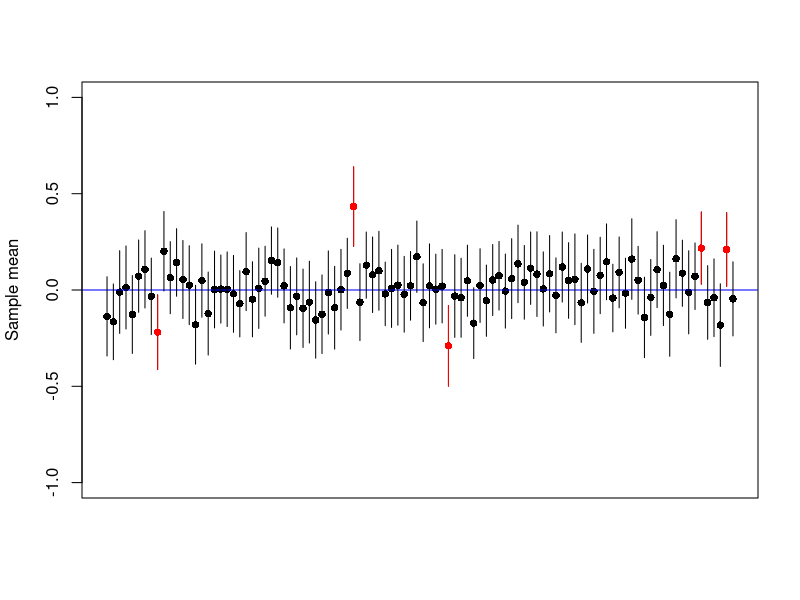

Generate this figure with R:
## ---- chunk 1
# Load packages
library(plotrix)
library(knitr)

# Set seed
set.seed(465458)

# Create empty vectors of length 100 for every statistic
mean_samp <- rep(0,100)
sd_samp <- rep(0,100)
## ---- chunk 2
# Draw 100 samples of 100 values
for(i in 1:100){
  samp <- rnorm(100)
  mean_samp[i] <- mean(samp) # Calculate mean of sample
  sd_samp[i] <- sd(samp) # Calculate standard deviation of sample
}
## ---- chunk 3
abs_bias <- abs(mean_samp) # Absolute bias
SE <- sd_samp/sqrt(100) # Standard error
low_conf <- mean_samp - 1.96*SE # Lower bound confidence interval
high_conf <- mean_samp + 1.96*SE # Higher bound confidence interval
## ---- chunk 4
# Plot sample means
plot(mean_samp, ylim = c(-1,1), pch=16, ylab="Sample mean", xlab = "", xaxt = "n")
# Add a horizontal line 
abline(h=0, col="blue")
# Add confidence intervals
for(i in 1:100){
  lines(x=c(i, i), y=c(low_conf[i], high_conf[i]))
  if(low_conf[i] > 0 ||high_conf[i] < 0){
    lines(x=c(i, i), y=c(low_conf[i], high_conf[i]), col="red")
    points(i, mean_samp[i], pch=16, col="red")
  }
}
## ---- chunk 5
low <- low_conf > 0 
high <- high_conf < 0
indexes <- which(as.logical(low + high))
matrix_samp <- data.frame(mean_samp, sd_samp, low_conf, high_conf)
kable(matrix_samp[indexes,], col.names = c("Mean", "Standard deviation", "95% CI Lower", "95% CI Upper"))
